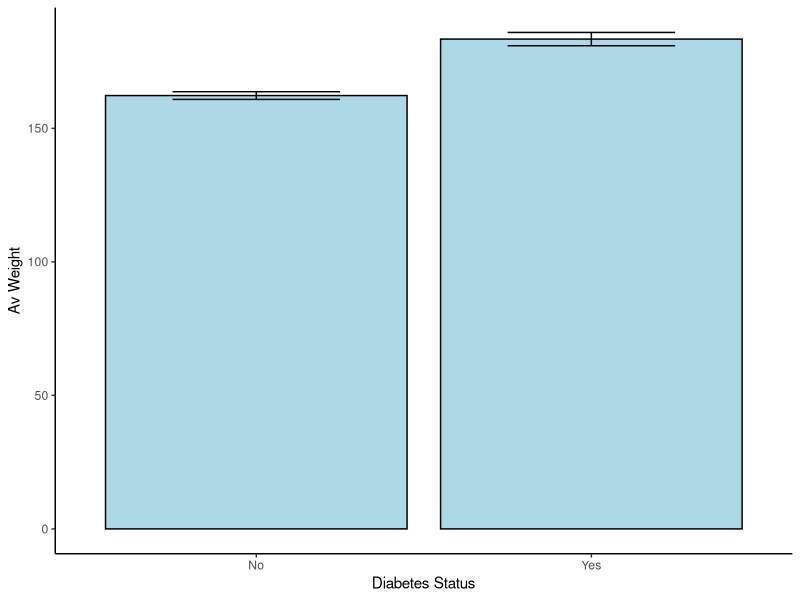
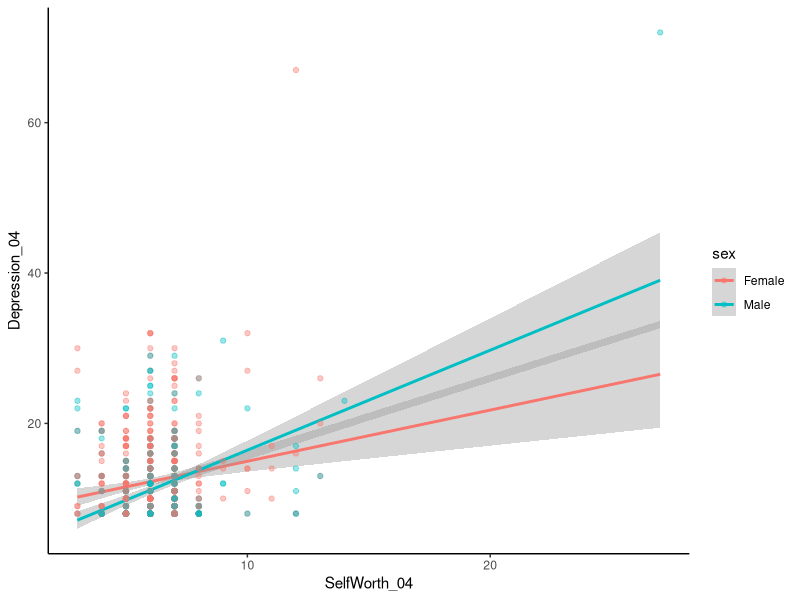
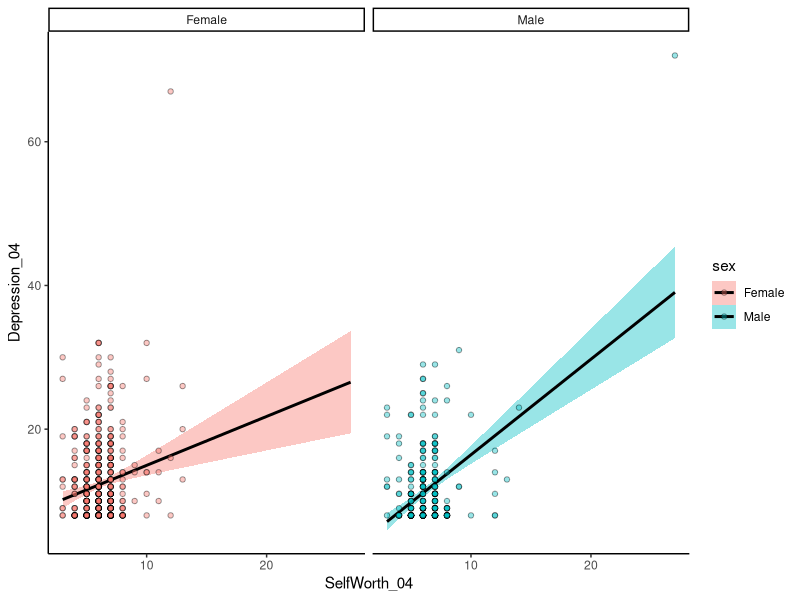
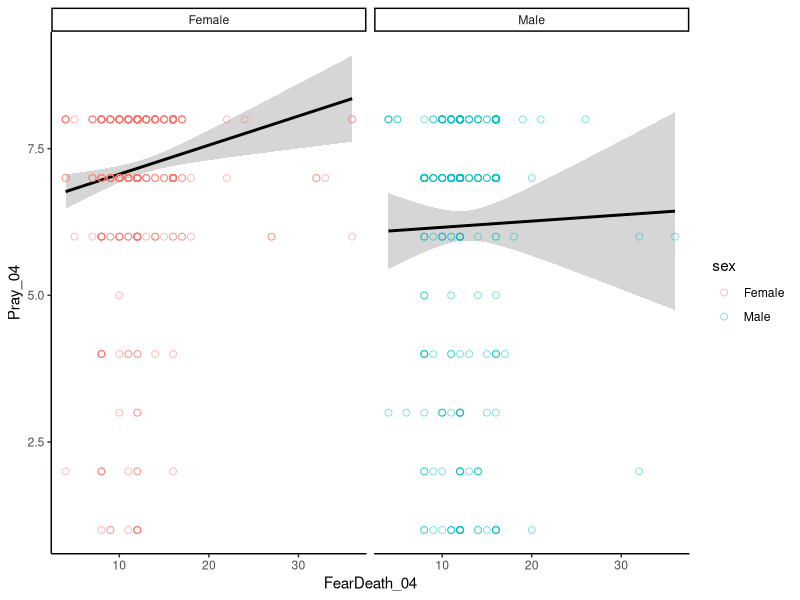

Write R code to recreate these figures, in order.
## ---- chunk 1
library(psych)
library(dplyr)
library(ggplot2)
library(car)
library(ggpubr)
## ---- chunk 2
lab.data <- read.csv("Age Religion Health.csv")
## ---- chunk 3
lab.data = lab.data %>%
  mutate(
    "school.group" = case_when(
      school <= 12 ~ "HighSchool",
      school > 12 & school <= 16 ~ "Undergraduate",
      school > 16 ~ "Graduate"
    )
  )
## ---- chunk 4
t.test(Weight_04 ~ Diabetes_04, data = lab.data, var.equal = F)
## ---- chunk 5
graph.data <- lab.data %>%
  filter(!is.na(Diabetes_04)) %>%
  group_by(Diabetes_04) %>% 
  summarise(mean = mean(Weight_04, na.rm = T), sd = sd(Weight_04, na.rm = T), N = length(Weight_04)) %>% 
  mutate(se = sd / sqrt(N))

ggplot(data = graph.data, aes(x = Diabetes_04, y = mean)) + geom_bar(stat="identity", color = "black", position = position_dodge(), fill = "lightblue") + geom_errorbar(width = .5, aes(ymin = mean - se, ymax = mean + se), position = position_dodge(.9)) + theme_classic() + labs(y = "Av Weight", x = "Diabetes Status")
## ---- chunk 6

Anova(aov(Weight_04 ~ Diabetes_04 + CigWeek_04, data = lab.data), type = 2)

# If we had wanted to use Type I SS, and control for number of cigarettes per week, we would need to put diabetes second:

summary(aov(Weight_04 ~ CigWeek_04 + Diabetes_04, data = lab.data))

# Notice how the main effect of diabetes is the same, but the effect of cigarettes is different!

## ---- chunk 7
# The analysis:

summary(aov(Depression_04 ~ Depression_01 + school.group, data = lab.data)) 

# We put Depression_01 first because the order matters with Type I SS, and we want to control for baseline depression
## We use summary() with aov() because that uses Type I SS by default.
## ---- chunk 8
# Step 1: is school.group a factor?

class(lab.data$school.group) # nope

lab.data$school.group = factor(lab.data$school.group, levels = c("HighSchool", "Undergraduate", "Graduate"))

# Step 2: Contrasts Matrix

contrasts1 = cbind(
  c1 = c(0, 1, -1),
  c2 = c(1, -0.5, -0.5)
)

# Step 3: Assign the contrasts to our data

contrasts(lab.data$school.group) = contrasts1

# Step 4: Execute the contrast analysis

split_list = list(
  school.group = list("Undergrad vs Grad" = 1,
                      "HS vs Rest" = 2)
)

# Run the ANOVA, but with the covariate!
summary.aov(aov(Depression_04 ~ Depression_01 + school.group, data = lab.data), split = split_list)

## ---- chunk 9
Anova(aov(Depression_04 ~ SelfWorth_04*sex, data = lab.data), type = 2) 
## ---- chunk 10
summary(lm(Depression_04 ~ SelfWorth_04, data = lab.data %>% filter(sex == "Male")))

summary(lm(Depression_04 ~ SelfWorth_04, data = lab.data %>% filter(sex == "Female")))
## ---- chunk 11
#Colored by group: 

ggplot(data = lab.data, aes(x = SelfWorth_04, y = Depression_04, color = sex)) + geom_smooth(method = "lm", fullrange = T) + geom_point(alpha = .4) + theme_classic()

## Paneled by group:

ggplot(data = lab.data, aes(x = SelfWorth_04, y = Depression_04, fill = sex)) + geom_smooth(method = "lm", fullrange = T, color = "black") + geom_point(shape = 21, alpha = .4) + theme_classic() + facet_wrap(~sex) 
## ---- chunk 12

Anova(aov(Pray_04 ~ sex*FearDeath_04, data = lab.data), type = 2)
## ---- chunk 13
# Presenting the results: 
# In an ideal scenario, when there is no interaction we would expect the slopes of the lines to be parallel. Although the lines here are not exactly parallel, the nonsignificant interaction means that any difference in the slopes is not large or significant

ggplot(data = lab.data, aes(x = FearDeath_04, y = Pray_04, color = sex))+
  geom_smooth(method = "lm", color = "black") + geom_point(shape = 21, size = 2, alpha = .5) + theme_classic() + facet_wrap(~sex)
